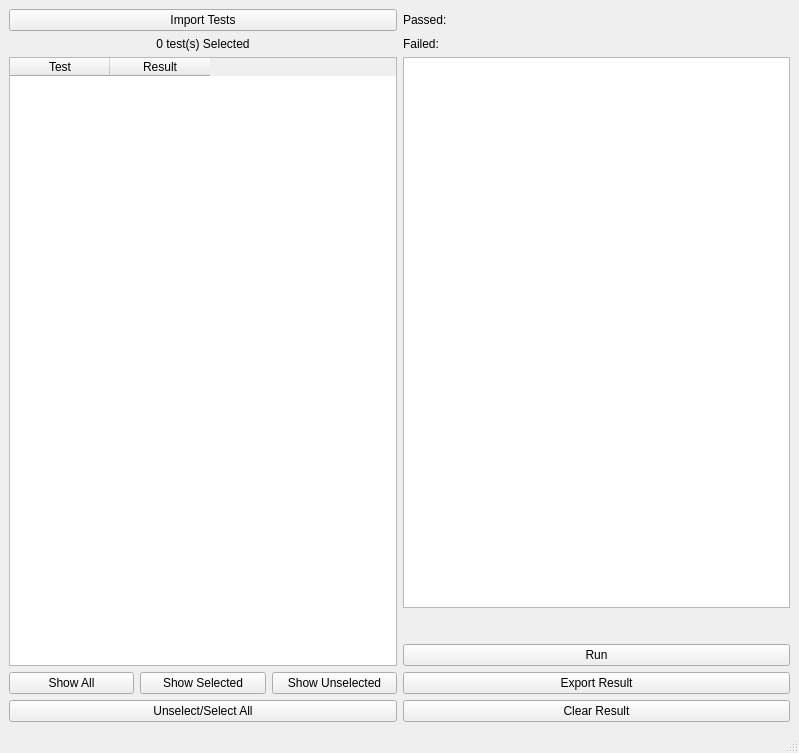
<?xml version="1.0" encoding="UTF-8"?>
<ui version="4.0">
 <class>MainWindow</class>
 <widget class="QMainWindow" name="MainWindow">
  <property name="geometry">
   <rect>
    <x>0</x>
    <y>0</y>
    <width>799</width>
    <height>753</height>
   </rect>
  </property>
  <property name="windowTitle">
   <string>MainWindow</string>
  </property>
  <widget class="QWidget" name="centralwidget">
   <layout class="QGridLayout" name="gridLayout">
    <item row="10" column="1" rowspan="2">
     <widget class="QPushButton" name="run_test_btn">
      <property name="text">
       <string>Run</string>
      </property>
     </widget>
    </item>
    <item row="12" column="1">
     <widget class="QPushButton" name="export_result_btn">
      <property name="text">
       <string>Export Result</string>
      </property>
     </widget>
    </item>
    <item row="12" column="0">
     <layout class="QHBoxLayout" name="horizontalLayout">
      <item>
       <widget class="QPushButton" name="show_all_btn">
        <property name="text">
         <string>Show All</string>
        </property>
       </widget>
      </item>
      <item>
       <widget class="QPushButton" name="show_selected_btn">
        <property name="text">
         <string>Show Selected</string>
        </property>
       </widget>
      </item>
      <item>
       <widget class="QPushButton" name="show_unselected_btn">
        <property name="text">
         <string>Show Unselected</string>
        </property>
       </widget>
      </item>
     </layout>
    </item>
    <item row="13" column="1">
     <widget class="QPushButton" name="clear_result_btn">
      <property name="text">
       <string>Clear Result</string>
      </property>
     </widget>
    </item>
    <item row="0" column="1">
     <widget class="QLabel" name="passed_label">
      <property name="text">
       <string>Passed:</string>
      </property>
     </widget>
    </item>
    <item row="0" column="0">
     <widget class="QPushButton" name="import_tests_btn">
      <property name="text">
       <string>Import Tests</string>
      </property>
     </widget>
    </item>
    <item row="2" column="0">
     <widget class="QLabel" name="selected_count_label">
      <property name="layoutDirection">
       <enum>Qt::LeftToRight</enum>
      </property>
      <property name="text">
       <string>0 test(s) Selected</string>
      </property>
      <property name="alignment">
       <set>Qt::AlignCenter</set>
      </property>
     </widget>
    </item>
    <item row="13" column="0">
     <widget class="QPushButton" name="toggle_all_btn">
      <property name="text">
       <string>Unselect/Select All</string>
      </property>
     </widget>
    </item>
    <item row="2" column="1">
     <widget class="QLabel" name="failed_label">
      <property name="text">
       <string>Failed:</string>
      </property>
     </widget>
    </item>
    <item row="4" column="0" rowspan="8">
     <widget class="QTableWidget" name="test_table">
      <property name="sizePolicy">
       <sizepolicy hsizetype="Expanding" vsizetype="Expanding">
        <horstretch>0</horstretch>
        <verstretch>0</verstretch>
       </sizepolicy>
      </property>
      <column>
       <property name="text">
        <string>Test</string>
       </property>
      </column>
      <column>
       <property name="text">
        <string>Result</string>
       </property>
      </column>
     </widget>
    </item>
    <item row="4" column="1">
     <widget class="QListWidget" name="result_log_list">
      <property name="styleSheet">
       <string notr="true"/>
      </property>
      <property name="isWrapping" stdset="0">
       <bool>false</bool>
      </property>
      <property name="wordWrap">
       <bool>true</bool>
      </property>
     </widget>
    </item>
   </layout>
  </widget>
  <widget class="QMenuBar" name="menubar">
   <property name="geometry">
    <rect>
     <x>0</x>
     <y>0</y>
     <width>799</width>
     <height>24</height>
    </rect>
   </property>
  </widget>
  <widget class="QStatusBar" name="statusbar"/>
 </widget>
 <resources/>
 <connections/>
</ui>
